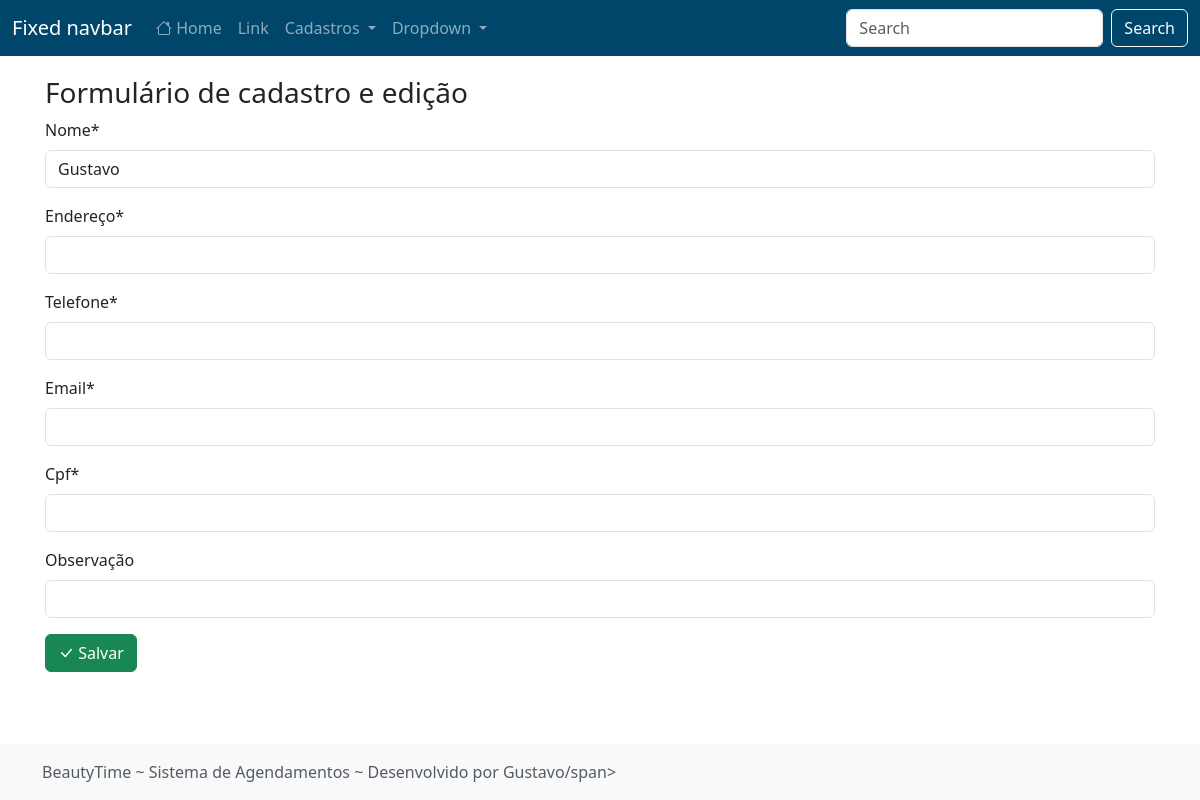
The app's page /editar/funcionario/1/, older data.
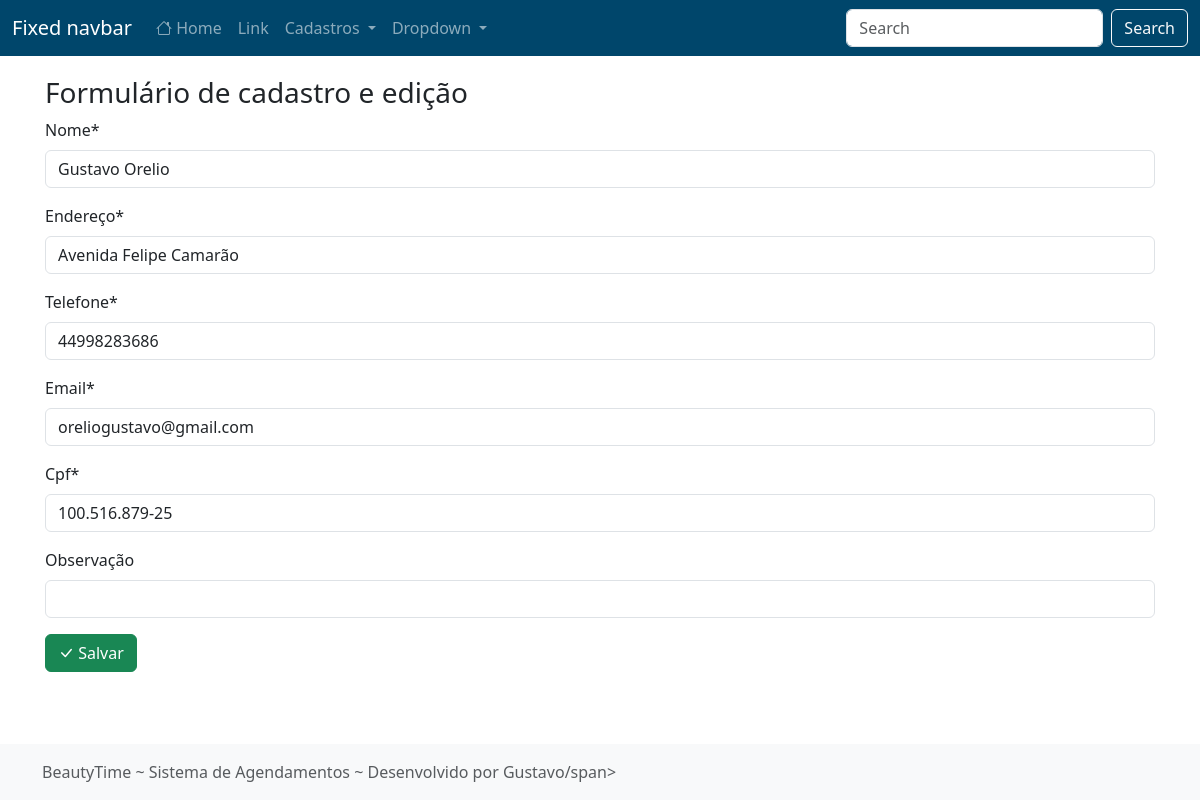
The same page, newer data.
### cadastros/models.py (models this page shows, shortened)
class Funcionario(models.Model):
    nome = models.CharField(max_length=50)
    cpf = models.CharField(max_length=14)
    telefone = models.CharField(max_length=15)
    endereco = models.CharField(max_length=100, verbose_name="Endereço")
    numero = models.CharField(max_length=5, verbose_name="Número residencial")
    cep = models.CharField(max_length=9, verbose_name="CEP")
    bairro = models.CharField(max_length=50)
    email = models.EmailField(max_length=100)
    observacao = models.CharField(max_length=100, blank=True, null=True, verbose_name="Observação")
    atualizado_em = models.DateTimeField(auto_now=True)
    cadastrado_em = models.DateTimeField(auto_now_add=True)

### cadastros/views.py (the view)
# urls.py: path("editar/funcionario/<int:pk>/", FuncionarioUpdate.as_view(), name="editar-funcionario"),
class FuncionarioUpdate(UpdateView):
    model = Funcionario
    fields = ["nome", "endereco", "telefone", "email", "cpf", "observacao"]
    template_name = "cadastros/form.html"
    success_url = reverse_lazy("listar-funcionario")

### cadastros/templates/cadastros/form.html
{% extends "paginas/modelo.html" %}
{% load static %}
{% load crispy_forms_tags%}
{% block conteudo %}
<h3 class="mt-3">
    {{titulo|default:"Formulário de cadastro e edição"}}
</h3>
<form action="" method="post">
    {% csrf_token %} {{ form|crispy }}
    <button type="submit" class="btn btn-success">
        <i class="bi bi-check-lg"></i>
        Salvar
    </button>
</form>
{% endblock %}

Row changes from the older to the newer data that the page shows:
changed Funcionario: nome "Gustavo" → "Gustavo Orelio"; endereco (not shown) → "Avenida Felipe Camarão"; telefone (not shown) → "44998283686"; email (not shown) → "oreliogustavo@gmail.com"; cpf (not shown) → "100.516.879-25"
